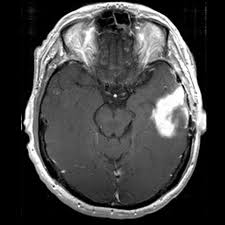
%> input picture Benign/10.jpg, 225 x 225 px
$ octave Otsu.m   (GNU Octave 9; MATLAB toolbox functions it lacks are replaced by stand-ins)
%> lines starting %> are read from the running program, lines starting %| are printed output that depends on the picture; in (x1, y1, x2, y2) boxes, pixels count from 0 and x2, y2 are one past the last pixel; in counts of white or black regions, pixels touching at a corner belong together; the program's own positions count from 1
[I,path] = uigetfile('*.jpg','select a input image');
%> the answer given: Benign/10.jpg
str = strcat(path,I);
s = imread(str);
%> s is the input picture: size 225x225x3 uint8; min 0, max 255, mean 66.8

% Otsu Binarization for segmentation
GlobalT = graythresh(s);
%> GlobalT = 0.435


img = im2bw(s,.6);
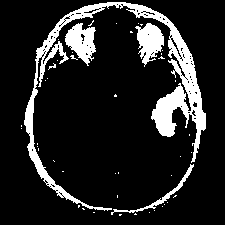
%> img: size 225x225 logical; 14% white; 46 white regions (41 under 20 px), largest, box (x1, y1, x2, y2) and area: (24, 2, 206, 211) 5078, (65, 23, 96, 66) 773, (135, 23, 164, 67) 741, (111, 164, 194, 215) 333, (48, 63, 56, 70) 20
img = bwareaopen(img,80);
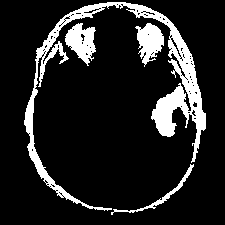
%> img: size 225x225 logical; 13.7% white; 4 white regions, box (x1, y1, x2, y2) and area: (24, 2, 206, 211) 5078, (65, 23, 96, 66) 773, (135, 23, 164, 67) 741, (111, 164, 194, 215) 333
%img2 = im2bw(s);


subplot(1,2,1),imshow(s), title('Original Image');
subplot(1,2,2),imshow(img), title('Segmented Image');

$ run again, on Benign/3.jpg
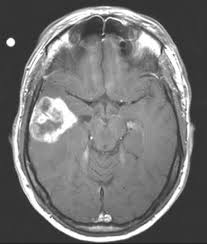
%> input picture Benign/3.jpg, 207 x 244 px
%> s is the input picture: size 244x207x3 uint8; min 22, max 255, mean 114.5
%> GlobalT = 0.42
%> `img = im2bw(s,.6);`:
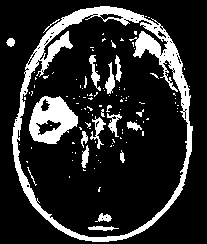
%> img: size 244x207 logical; 17.1% white; 114 white regions (94 under 20 px), largest, box (x1, y1, x2, y2) and area: (12, 6, 193, 242) 5447, (29, 96, 78, 144) 1416, (90, 116, 106, 149) 182
%> `img = bwareaopen(img,80);`:
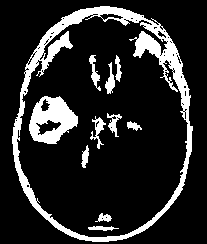
%> img: size 244x207 logical; 15.8% white; 11 white regions, largest, box (x1, y1, x2, y2) and area: (12, 6, 193, 242) 5447, (29, 96, 78, 144) 1416, (90, 116, 106, 149) 182

$ run again, on Benign/8.jpg
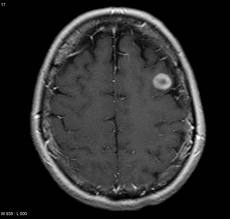
%> input picture Benign/8.jpg, 230 x 219 px
%> s is the input picture: size 219x230x3 uint8; min 0, max 255, mean 44.9
%> GlobalT = 0.176
%> `img = im2bw(s,.6);`:
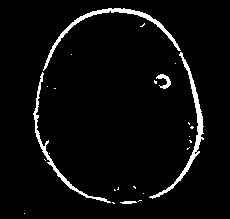
%> img: size 219x230 logical; 4.2% white; 25 white regions (20 under 20 px), largest, box (x1, y1, x2, y2) and area: (149, 52, 204, 199) 705, (43, 8, 181, 71) 689, (33, 72, 111, 203) 536, (156, 74, 171, 89) 99, (120, 201, 137, 204) 39
%> `img = bwareaopen(img,80);`:
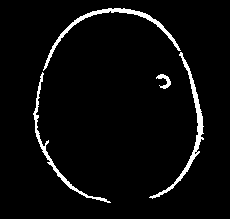
%> img: size 219x230 logical; 4% white; 4 white regions, box (x1, y1, x2, y2) and area: (149, 52, 204, 199) 705, (43, 8, 181, 71) 689, (33, 72, 111, 203) 536, (156, 74, 171, 89) 99
